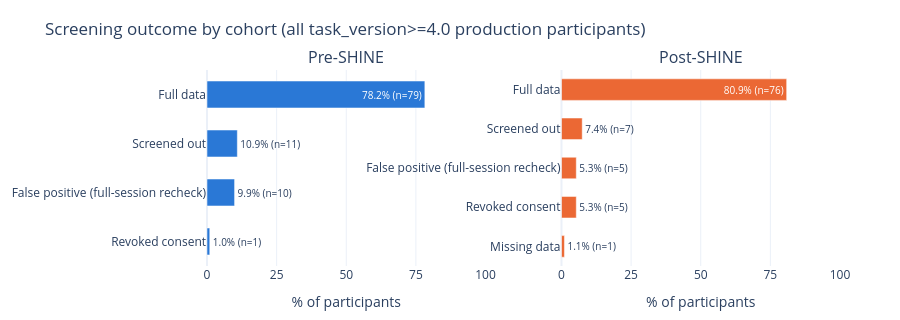

Notebook source saved alongside this figure:
### Markdown cell above
## 4. Additional comparisons

Two comparisons that speak directly to whether the retained pre- and post-SHINE samples are
equivalent, beyond what was asked for above:

- **Screening/retention outcome**: among *all* `task_version >= 4.0` production participants
  (not just retained ones), does the rate of ending up "full data" vs. screened out / flagged
  as a false positive on the full-session recheck differ by cohort? A differential retention
  rate would mean the two retained samples aren't drawn from equivalently-screened pools.
- **QC flag rate**: per-subject rate of the recorded main-trial `qc_flag` (see
  `SpAM_Task/js/utils.js`'s `computeMainQcFlag`), compared between cohorts -- a proxy for
  whether one SHINE variant's images were harder to arrange sensibly.

### Code cell
v4plus = df_participants[pd.to_numeric(df_participants["task_version"], errors="coerce") >= 4.0]
v4plus = v4plus[v4plus["cohort"] == "production"]

fig_retention_status(v4plus).show()

### Figure 1 — Plotly figure (JSON) as saved in the notebook; plotly's stock layout.template omitted (floating-point values rounded to 4 significant figures)
{"data": [{"cliponaxis": false, "insidetextfont": {"color": "white", "size": 10}, "marker": {"color": ["#2a78d6", "#2a78d6", "#2a78d6", "#2a78d6"]}, "orientation": "h", "showlegend": false, "text": ["78.2% (n=79)", "10.9% (n=11)", "9.9% (n=10)", "1.0% (n=1)"], "textfont": {"size": 10}, "textposition": "auto", "type": "bar", "width": 0.55, "x": [78.22, 10.89, 9.901, 0.9901], "xaxis": "x", "y": ["Full data", "Screened out", "False positive (full-session recheck)", "Revoked consent"], "yaxis": "y"}, {"cliponaxis": false, "insidetextfont": {"color": "white", "size": 10}, "marker": {"color": ["#eb6834", "#eb6834", "#eb6834", "#eb6834", "#eb6834"]}, "orientation": "h", "showlegend": false, "text": ["80.9% (n=76)", "7.4% (n=7)", "5.3% (n=5)", "5.3% (n=5)", "1.1% (n=1)"], "textfont": {"size": 10}, "textposition": "auto", "type": "bar", "width": 0.55, "x": [80.85, 7.447, 5.319, 5.319, 1.064], "xaxis": "x2", "y": ["Full data", "Screened out", "False positive (full-session recheck)", "Revoked consent", "Missing data"], "yaxis": "y2"}], "layout": {"annotations": [{"font": {"size": 16}, "showarrow": false, "text": "Pre-SHINE", "x": 0.22, "xanchor": "center", "xref": "paper", "y": 1.0, "yanchor": "bottom", "yref": "paper"}, {"font": {"size": 16}, "showarrow": false, "text": "Post-SHINE", "x": 0.78, "xanchor": "center", "xref": "paper", "y": 1.0, "yanchor": "bottom", "yref": "paper"}], "height": 320, "margin": {"b": 50, "l": 160, "r": 60, "t": 70}, "title": {"text": "Screening outcome by cohort (all task_version>=4.0 production participants)"}, "width": 900, "xaxis": {"anchor": "y", "domain": [0.0, 0.44], "range": [0, 100], "tickvals": [0, 25, 50, 75, 100], "title": {"text": "% of participants"}}, "xaxis2": {"anchor": "y2", "domain": [0.56, 1.0], "range": [0, 100], "tickvals": [0, 25, 50, 75, 100], "title": {"text": "% of participants"}}, "yaxis": {"anchor": "x", "autorange": "reversed", "domain": [0.0, 1.0]}, "yaxis2": {"anchor": "x2", "autorange": "reversed", "domain": [0.0, 1.0]}}}
